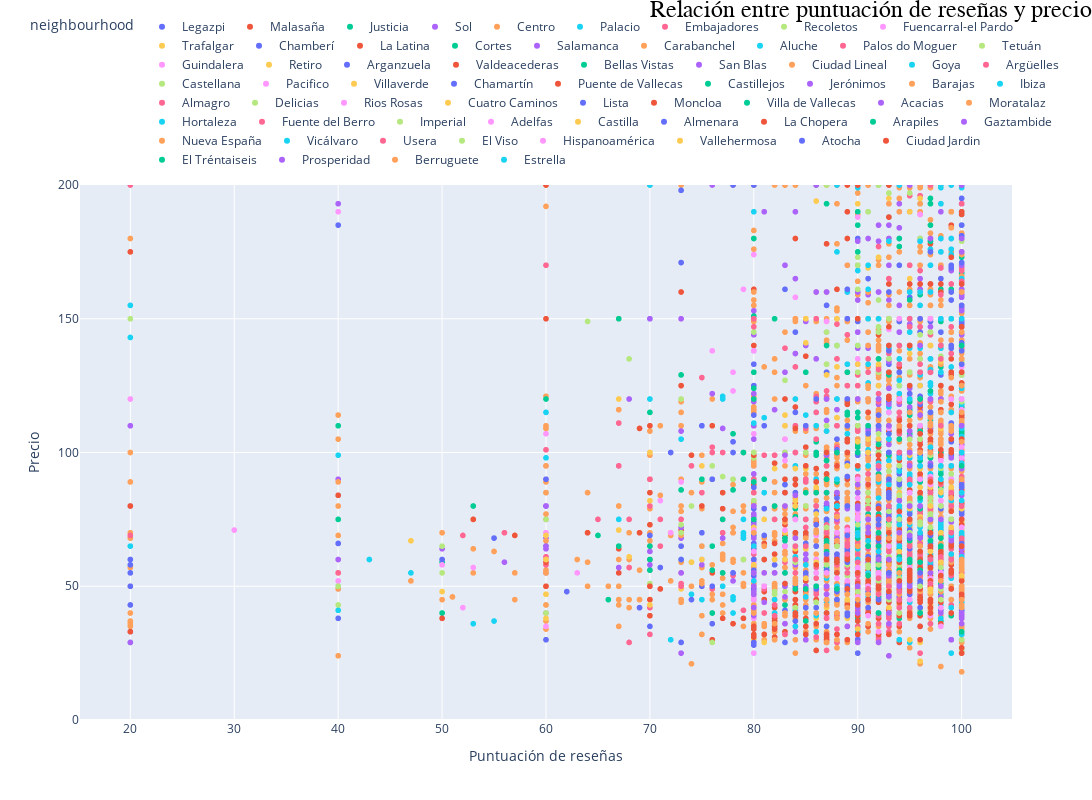

Here is the notebook cell this chart was saved with:
### Code cell
# Crear un gráfico de dispersión para mostrar la relación entre las puntuaciones de reseñas y el precio
fig = px.scatter(df_combined_conditions_location,
                 x='review_scores_rating', 
                 y='price', 
                 color='neighbourhood',
                 title='Relación entre puntuación de reseñas y precio',
                 labels={'review_scores_rating': 'Puntuación de reseñas', 
                         'price': 'Precio'},
                 hover_data=['neighbourhood_group'],  # Asegúrate de que 'neighbourhood' esté aquí
                 height=800,  # Aumentar la altura del gráfico
                 width=1200)  # Aumentar el ancho del gráfico

# Ajustar el rango del eje y (precio) para que no supere los 300€
fig.update_yaxes(range=[0, 200])

# Ajustar la leyenda para que ocupe menos espacio o esté mejor distribuida
fig.update_layout(
    legend=dict(
        orientation="h",  # Poner la leyenda en una sola fila horizontal
        yanchor="bottom",  # Anclar la leyenda a la parte inferior
        y=1.02,  # Separar la leyenda del gráfico
        xanchor="center",  # Centrar la leyenda
        x=0.5
    ),
    # Mover el título hacia la derecha (parte superior del eje Y)
    title=dict(
        text='Relación entre puntuación de reseñas y precio',
        x=1,  # Coloca el título a la derecha de la gráfica
        xanchor='right',  # Ancla el título a la derecha
        y=1,  # Mantén el título en la parte superior
        yanchor='top',  # Ancla el título a la parte superior
        font=dict(
            family="Arial",  # Puedes cambiar la fuente si lo deseas
            size=24,  # Aumentar el tamaño de la fuente
            color="black"  # Puedes cambiar el color si lo deseas
        )
    )
)

# Mostrar el gráfico
fig.show()
